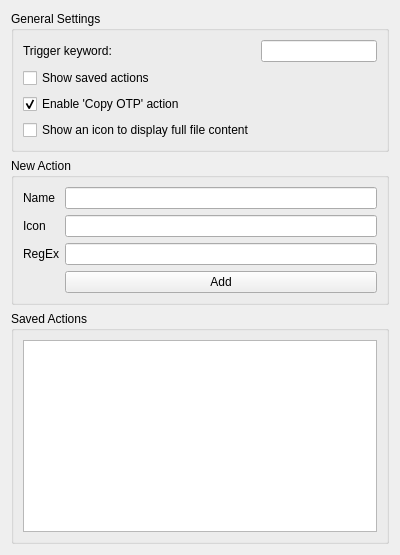
<?xml version="1.0" encoding="UTF-8"?>
<ui version="4.0">
 <class>PassConfigUi</class>
 <widget class="QWidget" name="PassConfigUi">
  <property name="geometry">
   <rect>
    <x>0</x>
    <y>0</y>
    <width>400</width>
    <height>550</height>
   </rect>
  </property>
  <layout class="QVBoxLayout" name="verticalLayout">
   <item>
    <widget class="QGroupBox" name="groupBox">
     <property name="title">
      <string>General Settings</string>
     </property>
     <layout class="QGridLayout" name="gridLayout_3">
      <item row="3" column="0">
       <widget class="QCheckBox" name="checkShowFileContentAction">
        <property name="text">
         <string>Show an icon to display full file content</string>
        </property>
       </widget>
      </item>
      <item row="0" column="0">
       <widget class="QLabel" name="label_5">
        <property name="text">
         <string>Trigger keyword:</string>
        </property>
       </widget>
      </item>
      <item row="2" column="0">
       <widget class="QCheckBox" name="checkEnableOtp">
        <property name="toolTip">
         <string>Adds a 'Copy OTP' icon to every result.</string>
        </property>
        <property name="text">
         <string>Enable 'Copy OTP' action</string>
        </property>
        <property name="checked">
         <bool>true</bool>
        </property>
       </widget>
      </item>
      <item row="1" column="0">
       <widget class="QCheckBox" name="checkAdditionalActions">
        <property name="text">
         <string>Show saved actions</string>
        </property>
       </widget>
      </item>
      <item row="0" column="1">
       <widget class="QLineEdit" name="lineTriggerWord">
        <property name="toolTip">
         <string>If set, the search will only activate when you type this word first (e.g., 'pass ...'). Leave empty to search instantly.</string>
        </property>
       </widget>
      </item>
     </layout>
    </widget>
   </item>
   <item>
    <widget class="QGroupBox" name="boxNewAction">
     <property name="title">
      <string>New Action</string>
     </property>
     <layout class="QGridLayout" name="gridLayout_2">
      <item row="0" column="0">
       <widget class="QLabel" name="label">
        <property name="text">
         <string>Name</string>
        </property>
       </widget>
      </item>
      <item row="0" column="1">
       <widget class="QLineEdit" name="lineName"/>
      </item>
      <item row="1" column="0">
       <widget class="QLabel" name="label_2">
        <property name="text">
         <string>Icon</string>
        </property>
       </widget>
      </item>
      <item row="1" column="1">
       <widget class="QLineEdit" name="lineIcon"/>
      </item>
      <item row="2" column="0">
       <widget class="QLabel" name="label_3">
        <property name="text">
         <string>RegEx</string>
        </property>
       </widget>
      </item>
      <item row="2" column="1">
       <widget class="QLineEdit" name="lineRegEx"/>
      </item>
      <item row="3" column="1">
       <widget class="QPushButton" name="buttonAddAction">
        <property name="text">
         <string>Add</string>
        </property>
       </widget>
      </item>
     </layout>
    </widget>
   </item>
      <item>
    <widget class="QGroupBox" name="boxSavedActions">
     <property name="title">
      <string>Saved Actions</string>
     </property>
     <layout class="QVBoxLayout" name="verticalLayout_3">
      <item>
       <widget class="QListWidget" name="listSavedActions">
        <property name="sizePolicy">
         <sizepolicy hsizetype="Expanding" vsizetype="MinimumExpanding">
          <horstretch>0</horstretch>
          <verstretch>0</verstretch>
         </sizepolicy>
        </property>
       </widget>
      </item>
     </layout>
    </widget>
   </item>
  </layout>
 </widget>
 <resources/>
 <connections/>
</ui>
